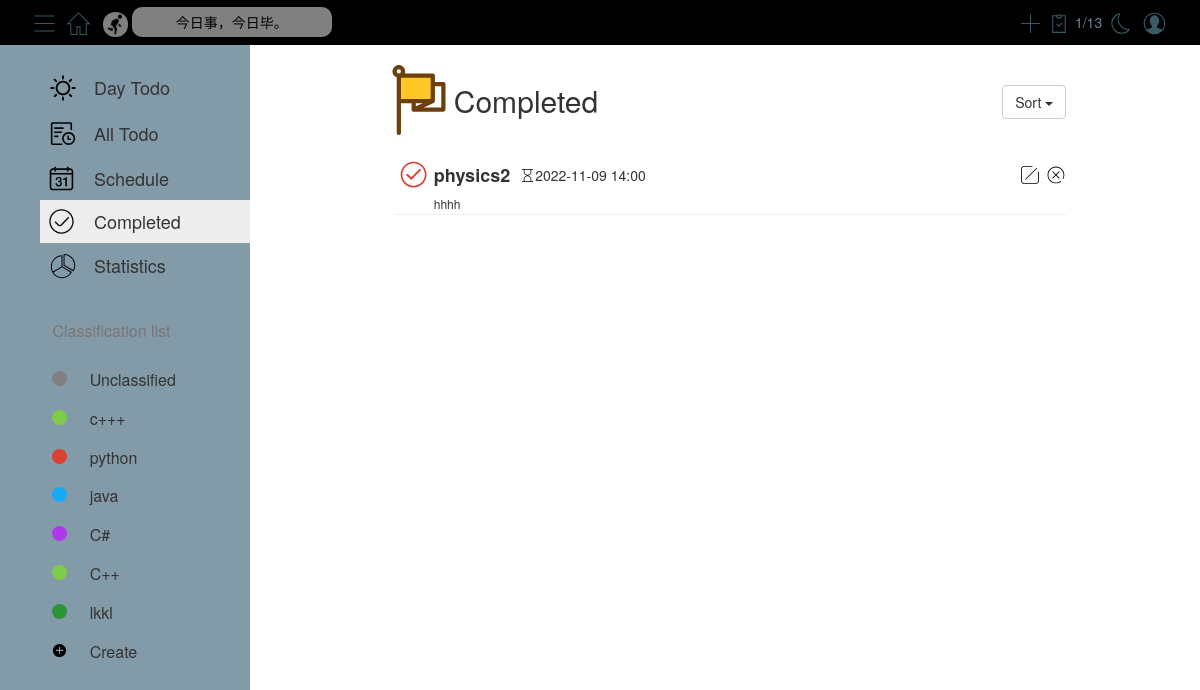
Screenshot of /completed/ (signed in) with the database file from the repository.
### models.py (models this page shows)
class Class(db.Model):
    __tablename__ = 'class'
    cid = db.Column(db.Integer, primary_key=True, autoincrement=True)
    cname = db.Column(db.String(50), nullable=False)
    color = db.Column(db.String(50), nullable=False)
    uid = db.Column(db.Integer, db.ForeignKey('user.uid'), nullable=False)

class Task(db.Model):
    __tablename__ = 'task'
    tid = db.Column(db.Integer, primary_key=True, autoincrement=True)
    task_name = db.Column(db.String(50), nullable=False)
    task_description = db.Column(db.String(100), nullable=False)
    task_status = db.Column(db.Boolean, nullable=False)
    task_date = db.Column(db.Date)
    task_time = db.Column(db.Time)
    informed = db.Column(db.Boolean, nullable=False)
    cid = db.Column(db.Integer, db.ForeignKey('class.cid'), nullable=False)

### blueprints/completed.py (the view)
@bp.route('/')
def index():
    if session.get('uid'):
        return render_template('completed.html', modules=get_modules(),
                               tasks=get_sorted_tasks(get_completed_tasks, 'created_time_desc'),
                               number_of_completed_tasks=get_number_of_completed_tasks(),
                               number_of_tasks=get_number_of_completed_tasks() + get_number_of_uncompleted_tasks())
    else:
        return redirect(url_for('user.login'))

### utils.py (called while the page is built)
def get_modules():
    uid = session.get('uid')
    modules = Class.query.filter_by(uid=uid).all()
    res = []
    for module in modules:
        res.append({'id': module.cid, 'name': module.cname, 'color': module.color})
    return res

def get_uncompleted_tasks():
    modules = get_modules()
    res = []
    for module in modules:
        cid = module['id']
        tasks = Task.query.filter_by(cid=cid, task_status=False).all()
        for task in tasks:
            if task.task_date < datetime.date.today():
                task_color = 'red'
            elif task.task_date > datetime.date.today():
                task_color = 'black'
            else:
                if task.task_time < datetime.datetime.now().time():
                    task_color = 'red'
                else:
                    task_color = 'black'
            res.append({'id': task.tid, 'task_name': task.task_name, 'task_description': task.task_description, 'date': task.task_date, 'time': task.task_time, 'informed': task.informed, 'cid': cid, 'module_name': module['name'], 'module_color': module['color'], 'task_color': task_color})
    return res

def get_completed_tasks():
    modules = get_modules()
    res = []
    for module in modules:
        cid = module['id']
        tasks = Task.query.filter_by(cid=cid, task_status=True).all()
        for task in tasks:
            res.append({'id': task.tid, 'task_name': task.task_name, 'task_description': task.task_description, 'date': task.task_date, 'time': task.task_time, 'informed': task.informed, 'cid': cid, 'module_name': module['name'], 'module_color': module['color']})
    return res

def get_number_of_uncompleted_tasks():
    tasks = get_uncompleted_tasks()
    return len(tasks)

def get_number_of_completed_tasks():
    tasks = get_completed_tasks()
    return len(tasks)

def get_sorted_tasks(func, sort_by):
    tasks = func()
    if sort_by == 'created_time_desc':
        res = sorted(tasks, key=lambda x: x['id'], reverse=True)
        return res
    elif sort_by == 'created_time_asc':
        res = sorted(tasks, key=lambda x: x['id'])
        return res
    elif sort_by == 'deadline_desc':
        res = sorted(tasks, key=lambda x: datetime.datetime.combine(x['date'], x['time']), reverse=True)
        return res
    elif sort_by == 'deadline_asc':
        res = sorted(tasks, key=lambda x: datetime.datetime.combine(x['date'], x['time']))
        return res

### templates/completed.html (shortened to what this page needs)
<link href="../static/style/completed.css" rel="stylesheet">
{% extends "base.html" %}
{% block content %}
    <div class="container" id="completed-mainContent">
        <div id="status-dock">
            <table>
                <tr>
                    <th>
                    </th>
                    <td style="font-size: 30px;">Completed</td>
                    <td style="font-size: 16px;padding-left: 8px;position: relative;top: 8px;" class="date"
                        id="today-date">
                    </td>
                </tr>
            </table>
            <div class="btn-group" style="position: absolute; right: 0; top: 20px">
                <button type="button" class="btn btn-default dropdown-toggle"
                        data-toggle="dropdown">
                    Sort <span class="caret"></span>
                </button>
            </div>
        </div>
        <div id="completed-task-list">
            <ul>
                {% for task in tasks %}
                    <li>
                        <div style="display: flex; flex-direction: row; position: relative">
                            <table>
                                <tr>
                                    <td>
                                        <svg data-task-id="{{ task.id }}" t="1667870888459" class="icon completed" viewBox="0 0 1024 1024"
                                             version="1.1"
                                             xmlns="http://www.w3.org/2000/svg" p-id="3868" width="40" height="40">
                                            <path d="M501.504 170.667c182.741 0 330.816 148.117 330.816 330.837 0 182.741-148.117 330.816-330.816 330.816-182.784 0-330.837-148.117-330.837-330.816 0-182.784 148.117-330.837 330.837-330.837z m0 42.666c-159.168 0-288.17 128.982-288.17 288.171 0 159.147 128.98 288.15 288.17 288.15 159.147 0 288.15-128.982 288.15-288.15 0-159.168-128.96-288.17-288.15-288.17z m144.064 150.55a25.152 25.152 0 0 1 36.053 35.05L462.955 623.83a25.152 25.152 0 0 1-35.243 0.79L321.515 524.65a25.152 25.152 0 1 1 34.453-36.608l88.405 83.2 201.195-207.36z"
                                                  p-id="3869" fill="{{ task.module_color }}"></path>
                                        </svg>
                                    </td>
                                    <td data-module-name="{{ task.module_name }}"
                                        data-module-color="{{ task.module_color }}"><span
                                            style="font-size: 18px"><strong>{{ task.task_name }}</strong></span></td>
                                    <td style="padding-left: 10px">
                                        <svg t="1667876322381" class="icon" viewBox="0 0 1024 1024" version="1.1"
                                             xmlns="http://www.w3.org/2000/svg" p-id="2035" width="15" height="15">
                                            <path d="M872 64c13.2544 0 24 10.7456 24 24 0 13.2544-10.7456 24-24 24h-104v177.456c0 67.0672-36.4912 128.8224-95.2368 161.1744l-111.0816 61.1744 111.328 61.536C731.6176 605.7328 768 667.4112 768 734.376V912h104c13.2544 0 24 10.7456 24 24 0 13.2544-10.7456 24-24 24H152c-13.2544 0-24-10.7456-24-24 0-13.2544 10.7456-24 24-24h104V734.544c0-67.0672 36.4912-128.8224 95.2368-161.1744l111.08-61.176-111.328-61.5328C292.3824 418.2656 256 356.5872 256 289.6224V112H152c-13.2544 0-24-10.7456-24-24 0-13.2544 10.7456-24 24-24h720zM512.4 539.4112l-138.0064 76.0032A136 136 0 0 0 304 734.544V912h416V734.3776a136 136 0 0 0-70.2096-119.0272l-137.3904-75.9392zM720 112H304v177.6224a136 136 0 0 0 70.2096 119.0272l137.3904 75.9392 138.0064-76.0032A136 136 0 0 0 720 289.456V112z"
                                                  fill="{{ task.task_color }}" p-id="2036"></path>
                                        </svg>
                                    </td>
                                    <td><span class="deadline-time"
                                              style="font-size: 14px; font-weight: lighter; color: {{ task.task_color }}">{{ task.date }} {{ task.time.strftime("%H:%M") }}</span>
                                    </td>
                                </tr>
                            </table>
                            <table style="position: absolute; right: 0; height: 40px">
                                <tr>
                                    <td data-task-id="{{ task.id }}" style="padding-right: 7px" class="editTask-td">
                                    </td>
                                    <td data-task-id="{{ task.id }}" class="deleteTask-td">
                                    </td>
                                </tr>
                            </table>
                        </div>
                        <span class="description">{{ task.task_description }}</span>
                        <hr style="margin-top: 2px;">
                    </li>
                {% endfor %}
            </ul>
        </div>
    </div>
{% endblock %}

### templates/base.html (shortened to what this page needs)
<!DOCTYPE html>
<html lang="en">
<head>
    <link rel="stylesheet" href="../static/bootstrap/bootstrap@3.4.1.min.css">
    <link rel="stylesheet" href="../static/style/base.css">
    <link rel="stylesheet" href="../static/flatpickr/flatpickr.min.css">
    <link id="flatpickrDark" rel="stylesheet" type="text/css" href="">
    <link rel="stylesheet" href="https://cdn.jsdelivr.net/npm/fullcalendar@5.11.3/main.min.css">
    <link rel="stylesheet" type="text/css" href="https://cdn.jsdelivr.net/npm/toastify-js/src/toastify.min.css">
</head>
<body>
<div class="topnav">
    <div class="topnav-left">
        <button>
        </button>
        <button id="home">
        </button>
        <img class="icon" src="../static/icon/run.gif" alt="run.gif"
             style="height: 25px; width: 25px; border-radius: 12px; opacity: 0.5; margin-left: 5px;">
        <div id="saying">今日事，今日毕。</div>
    </div>
    <div class="topnav-right">
        <button data-toggle="modal" data-target="#newTaskModel">
            <svg class="icon" width="25px" height="25px" viewBox="0 0 1024 1024" version="1.1"
                 xmlns="http://www.w3.org/2000/svg">
                <path d="M533.333333 490.666667V128h-42.666666v362.666667H128v42.666666h362.666667v362.666667h42.666666V533.333333h362.666667v-42.666666z"
                      fill="#395B64"/>
            </svg>
        </button>
        <div>
            <div id="numOfCompleted">{{ number_of_completed_tasks }}/{{ number_of_tasks }}</div>
        </div>
        <button id="day-night">
        </button>
        <button data-toggle="modal" data-target="#logout">
        </button>
    </div>
</div>
<div class="below container-fluid">
    <div id="sidebar">
        <table id="sidebar-top-table" class="table table-hover" style="width: 210px;">
            <tr id="today" onclick="location.href={{ url_for('today.index') }};">
                <td>
                </td>
                <td>Day Todo</td>
            </tr>
            <tr id="all" onclick="location.href={{ url_for('all.index') }};">
                <td>
                </td>
                <td>All Todo</td>
            </tr>
            <tr id="schedule" onclick="location.href={{ url_for('schedule.index') }};">
                <td>
                </td>
                <td>Schedule</td>
            </tr>
            <tr id="completed" onclick="location.href={{ url_for('completed.index') }};">
                <td>
                </td>
                <td>Completed</td>
            </tr>
            <tr id="statistics" onclick="location.href={{ url_for('statistics.index') }};">
                <td>
                </td>
                <td>Statistics</td>
            </tr>
        </table>
        <div id="line"></div>
        <div id="sidebar-text">Classification list</div>
        <table id="sidebar-bottom-table" class="table table-hover" style="width: 100%">
            {% for module in modules %}
                <tr class={{ module['name'] }} id={{ module['id'] }}>
                    <th>
                    </th>
                    <th>
                        <div id="ff5106_circle" class="circle"
                             style="background-color: {{ module['color'] }}; border-radius: 50%; width: 15px; height: 15px; position: relative; top: 2px;"></div>
                    </th>
                    <th class="module-name">{{ module['name'] }}</th>
                    <th>
                    </th>
                </tr>
            {% endfor %}
            <tr data-toggle="modal" data-target="#new-module">
                <th></th>
                <th>
                </th>
                <th>Create</th>
                <th></th>
            </tr>
        </table>
    </div>
    <div id="mainContent">{% block content %}{% endblock %}</div>
</div>
</body>
</html>

### static/style/completed.css (style rules this page uses)
ul { list-style: none; margin: 0; padding: 0; }
#completed-mainContent { width: 75%; transition: all .5s; }
#status-dock { display: flex; position: relative; margin-bottom: 20px; margin-top: 20px }
#completed-task-list { padding-left: 10px; }
.description { padding-left: 40px; font-size: 12px; }

### static/style/base.css (style rules this page uses)
:root { --color-primary: #D1E7EA; --color-secondary: #F7F7F7; --color-nav-font: rgb(110, 131, 150); --color-nav-sayings-font: rgb(110, 131, 150); --color-main-font: rgb(120, 118, 118); --color-sidebar-line: #e6e4e4; --color-sidebar-clicked: #EDEDED; --color-modal-content: #ffffff; }
.topnav { background-color: var(--color-primary); height: 45px; overflow: hidden; transition: all 0.4s; }
.topnav div { display: inline-block; }
.topnav-left { float: left; padding-left: 30px; line-height: 45px; }
.topnav-right { float: right; padding-right: 30px; line-height: 45px; display: inline-block; }
.topnav-left button { width: 30px; height: 30px; line-height: 30px; }
.topnav-right button { width: 30px; height: 30px; line-height: 30px; }
.topnav button { border-radius: 20%; background-color: var(--color-primary); border: none; position: relative; top: 7.5px; transition: all .4s; }
.topnav-left .icon { margin-left: -4px; }
.topnav-right .icon { margin-left: -4px; }
#saying { width: 200px; line-height: 30px; color: var(--color-nav-sayings-font); background-color: rgba(255, 255, 255, 0.5); border-radius: 10px; text-align: center; transition: all 0.4s; }
#numOfCompleted { color: var(--color-nav-font); }
#numOfCompleted-icon { position: relative; top: 7.5px; }
.below { display: flex; padding-left: 0; padding-right: 0; padding-bottom: 0; flex-direction: row; }
#sidebar { width: 250px; height: calc(100vh - 45px); background-color: var(--color-secondary); transition: all 0.5s; padding-top: 20px; position: fixed; left: 0px; z-index: 1; display: flex; flex-direction: column; overflow-y: scroll; overflow-x: hidden; }
#sidebar-top-table { position: relative; left: 40px; }
#sidebar-top-table tr td { border: 0px; font-size: 18px; vertical-align: middle; }
#sidebar-top-table tr td:first-child { width: 30px; }
#sidebar-text { font-size: 16px; color: var(--color-main-font); margin-bottom: 8px; position: relative; left: 52.4px; display: flex; }
#line { width: 100%; height: 1px; background-color: var(--color-sidebar-line); margin-bottom: 10px; }
#sidebar-bottom-table { margin-top: 10px; }
#sidebar-bottom-table tr { height: 35px; }
#sidebar-bottom-table tr th { font-size: 16px; font-weight: 400; border: none; }
tr.on td { background-color: var(--color-sidebar-clicked); transition: all 0.5s; }
#mainContent { margin-left: 250px; width: calc(100% - 250px); height: calc(100vh - 45px); transition: all 0.5s; overflow-y: scroll; }
button.btn.btn-default.dropdown-toggle { height: 34px; }

### rows the page displays
Class: name "Unclassified"
Class: name "c+++"
Class: name "python"
Class: name "java"
Class: name "C#"
Class: name "C++"
Class: name "lkkl"
Task: task_name "physics2", date "2022-11-09", time "14:00", task_description "hhhh"

### other values shown
{{ number_of_completed_tasks }} "1"
{{ number_of_tasks }} "13"
